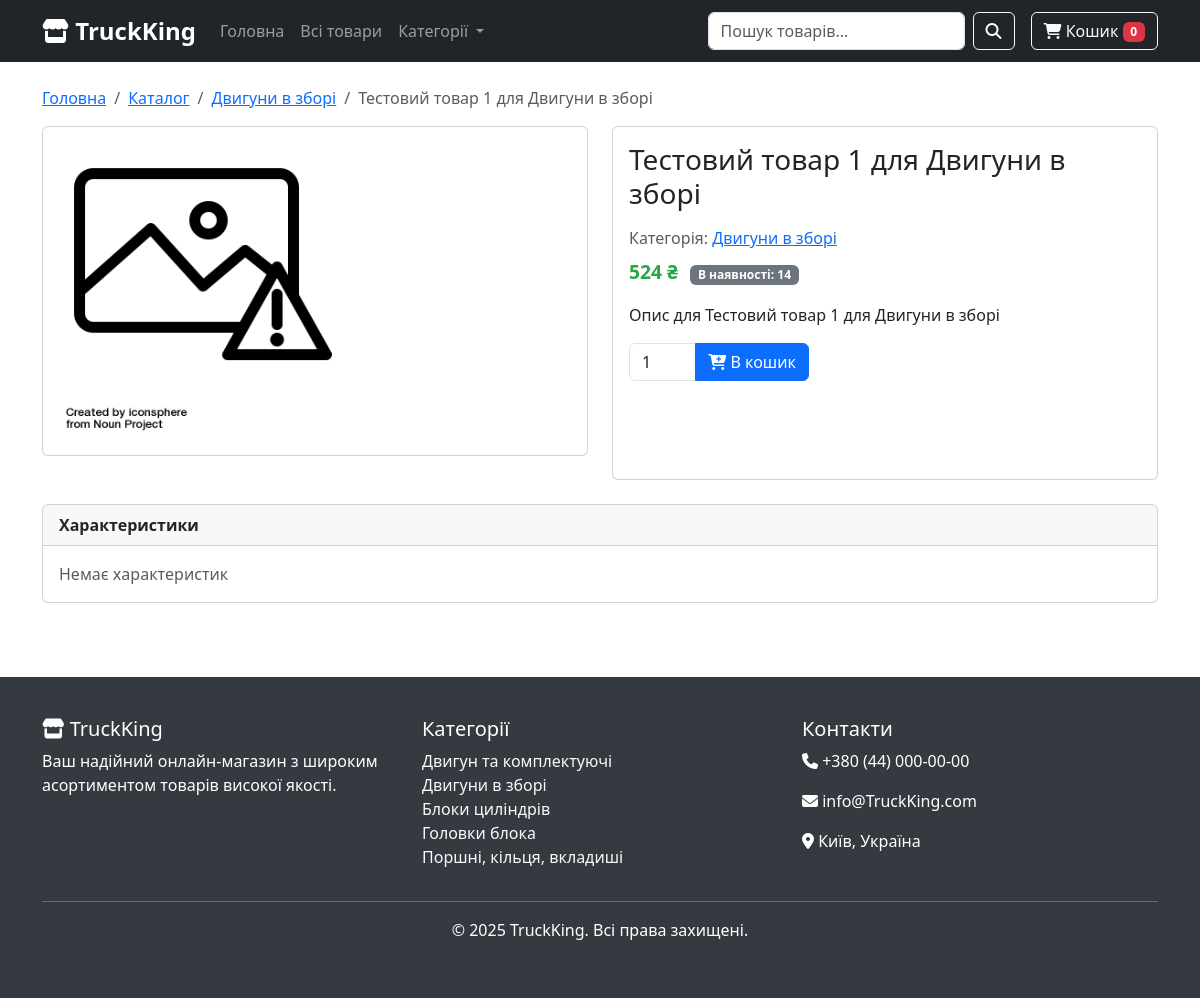
Page /product/1 on the committed database.
### tables this page shows
CREATE TABLE categories (
                id INTEGER PRIMARY KEY AUTOINCREMENT,
                name TEXT NOT NULL UNIQUE,
                slug TEXT UNIQUE NOT NULL,
                parent_slug TEXT,
                description TEXT
            );

CREATE TABLE products (
                id INTEGER PRIMARY KEY AUTOINCREMENT,
                name TEXT NOT NULL,
                price INTEGER NOT NULL,
                buyprice INTEGER NOT NULL,
                description TEXT,
                category_slug TEXT,
                stock_quantity INTEGER DEFAULT 0,
                created_at TIMESTAMP DEFAULT CURRENT_TIMESTAMP,
                FOREIGN KEY (category_slug) REFERENCES categories(slug)
            );

### app.py (the view)
@app.route("/product/<int:product_id>")
def product_detail(product_id):
    product_data = db.get_product_with_images(product_id)
    if not product_data or not product_data.get('product'):
        flash("Товар не знайдено", "error")
        return redirect(url_for('products'))
    return render_template("product_detail.html",
                           product=product_data['product'],
                           images=product_data['images'])

### app.py (called while the page is built)
def get_session_id():
    if 'session_id' not in session:
        session['session_id'] = str(uuid.uuid4())
    return session['session_id']

@app.context_processor
def inject_categories():
    return dict(categories=db.get_all_categories())

@app.context_processor
def inject_cart_count():
    session_id = get_session_id()
    cart_count = db.get_cart_count(session_id)
    return dict(cart_count=cart_count)

### data_module.py (called while the page is built)
def connect():
    return sqlite3.connect(DB_NAME)

def get_product_attributes(product_id):
    with connect() as conn:
        cur = conn.cursor()
        cur.execute('SELECT name, value FROM product_attributes WHERE product_id = ?', (product_id,))
        return cur.fetchall()

def get_all_categories():
    with connect() as conn:
        cur = conn.cursor()
        cur.execute('SELECT * FROM categories')
        return cur.fetchall()

def get_cart_count(session_id):
    with connect() as conn:
        cur = conn.cursor()
        cur.execute('SELECT SUM(quantity) FROM cart WHERE session_id = ?', (session_id,))
        result = cur.fetchone()
        return result[0] if result[0] else 0

### templates/product_detail.html (shortened to what this page needs)
{% extends "base.html" %}
{% block content %}
<div class="container py-4">
    <nav aria-label="breadcrumb">
        <ol class="breadcrumb">
            <li class="breadcrumb-item"><a href="{{ url_for('mainlink') }}">Головна</a></li>
            <li class="breadcrumb-item"><a href="{{ url_for('products_tree') }}">Каталог</a></li>
            {% if product.category_slug and product.category_name %}
            <li class="breadcrumb-item"><a href="{{ url_for('category_products_slug', slug=product.category_slug) }}">{{ product.category_name }}</a></li>
            {% endif %}
            <li class="breadcrumb-item active">{{ product.name }}</li>
        </ol>
    </nav>
    <div class="row">
        <div class="col-lg-6 mb-4">
            <div class="card">
                <div class="card-body p-0">
                    {% if images and images|length > 0 %}
                    <div id="productImagesCarousel" class="carousel slide" data-bs-ride="carousel">
                        <div class="carousel-inner">
                            {% for img in images %}
                            <div class="carousel-item {% if loop.index0 == 0 %}active{% endif %}">
                                <img src="{{ img.image_url }}" alt="Фото {{ loop.index }}" class="d-block w-100" style="max-height:320px;object-fit:contain;cursor:pointer;" data-bs-toggle="modal" data-bs-target="#imageModal" data-img="{{ img.image_url }}">
                            </div>
                            {% endfor %}
                        </div>
                        {% if images|length > 1 %}
                        <button class="carousel-control-prev" type="button" data-bs-target="#productImagesCarousel" data-bs-slide="prev">
                            <span class="carousel-control-prev-icon" aria-hidden="true"></span>
                            <span class="visually-hidden">Попереднє</span>
                        </button>
                        <button class="carousel-control-next" type="button" data-bs-target="#productImagesCarousel" data-bs-slide="next">
                            <span class="carousel-control-next-icon" aria-hidden="true"></span>
                            <span class="visually-hidden">Наступне</span>
                        </button>
                        {% endif %}
                    </div>
                    {% else %}
                    <img src="{{ product.image_url }}" alt="{{ product.name }}" class="img-fluid mb-2" style="max-height:320px;object-fit:contain;">
                    {% endif %}
                </div>
            </div>
        </div>
        <div class="col-lg-6">
            <div class="card h-100">
                <div class="card-body">
                    <h1 class="h3 mb-3">{{ product.name }}</h1>
                    {% if product.category_name %}
                    <p class="text-muted mb-2">
                        Категорія: <a href="{{ url_for('category_products_slug', slug=product.category_slug) }}">{{ product.category_name }}</a>
                    </p>
                    {% endif %}
                    <div class="mb-3">
                        <span class="price-tag">{{ product.price }} ₴</span>
                        <span class="badge bg-secondary ms-2">В наявності: {{ product.stock_quantity }}</span>
                    </div>
                    {% if product.description %}
                    <div class="mb-3">{{ product.description }}</div>
                    {% endif %}
                    <form class="add-to-cart-form">
                        <div class="input-group mb-3" style="max-width:180px;">
                            <input type="number" name="quantity" value="1" min="1" class="form-control">
                            <button type="submit" class="btn btn-primary"><i class="fas fa-cart-plus"></i> В кошик</button>
                        </div>
                    </form>
                </div>
            </div>
        </div>
    </div>
    <div class="row mt-4">
        <div class="col-12">
            <div class="card">
                <div class="card-header">
                    <b>Характеристики</b>
                </div>
                <div class="card-body">
                    {% if attributes and attributes|length > 0 %}
                        <ul class="mb-0">
                        {% for attr in attributes %}
                            <li>{{ attr }}</li>
                        {% endfor %}
                        </ul>
                    {% else %}
                        <span class="text-muted">Немає характеристик</span>
                    {% endif %}
                </div>
            </div>
        </div>
    </div>
</div>
{% endblock %}

### templates/base.html (shortened to what this page needs)
<!DOCTYPE html>
<html lang="uk">
<head>
    <link href="https://cdnjs.cloudflare.com/ajax/libs/bootstrap/5.3.0/css/bootstrap.min.css" rel="stylesheet">
    <link href="https://cdnjs.cloudflare.com/ajax/libs/font-awesome/6.4.0/css/all.min.css" rel="stylesheet">
</head>
<body>
    <nav class="navbar navbar-expand-lg navbar-dark bg-dark sticky-top">
        <div class="container">
            <a class="navbar-brand" href="{{ url_for('mainlink') }}">
                <i class="fas fa-store"></i> TruckKing
            </a>
            <div class="collapse navbar-collapse" id="navbarNav">
                <ul class="navbar-nav me-auto">
                    <li class="nav-item">
                        <a class="nav-link" href="{{ url_for('mainlink') }}">Головна</a>
                    </li>
                    <li class="nav-item">
                        <a class="nav-link" href="{{ url_for('products') }}">Всі товари</a>
                    </li>
                    <li class="nav-item dropdown">
                        <a class="nav-link dropdown-toggle" href="{{ url_for('products_tree') }}" role="button" data-bs-toggle="dropdown">
                            Категорії
                        </a>
                    </li>
                </ul>
                <form class="d-flex me-3" method="GET" action="{{ url_for('search') }}">
                    <input class="form-control me-2" type="search" name="q" placeholder="Пошук товарів..." aria-label="Search">
                    <button class="btn btn-outline-light" type="submit">
                        <i class="fas fa-search"></i>
                    </button>
                </form>
                <div class="d-flex">
                    <a href="{{ url_for('cart') }}" class="btn btn-outline-light">
                        <i class="fas fa-shopping-cart"></i> Кошик <span class="badge bg-danger">0</span>
                    </a>
                </div>
            </div>
        </div>
    </nav>
    <main>
        {% block content %}{% endblock %}
    </main>
    <footer class="footer">
        <div class="container">
            <div class="row">
                <div class="col-md-4">
                    <h5><i class="fas fa-store"></i> TruckKing</h5>
                    <p>Ваш надійний онлайн-магазин з широким асортиментом товарів високої якості.</p>
                </div>
                <div class="col-md-4">
                    <h5>Категорії</h5>
                    <ul class="list-unstyled">
                        {% if categories %}
                            {% for category in categories[:5] %}
                            <li><a href="{{ url_for('category_products_slug', slug=category[2]) }}" class="text-light text-decoration-none">{{ category[1] }}</a></li>
                            {% endfor %}
                        {% endif %}
                    </ul>
                </div>
                <div class="col-md-4">
                    <h5>Контакти</h5>
                    <p><i class="fas fa-phone"></i> +380 (44) 000-00-00</p>
                    <p><i class="fas fa-envelope"></i> info@TruckKing.com</p>
                    <p><i class="fas fa-map-marker-alt"></i> Київ, Україна</p>
                </div>
            </div>
            <hr>
            <div class="text-center">
                <p>&copy; 2025 TruckKing. Всі права захищені.</p>
            </div>
        </div>
    </footer>
</body>
</html>

### templates/base.html (style rules this page uses)
.navbar-brand { font-weight: bold; font-size: 1.5rem; }
.price-tag { font-size: 1.2rem; font-weight: bold; color: #28a745; }
.footer { background: #343a40; color: white; padding: 40px 0; margin-top: 50px; }

### rows in the picture
categories: category_name "Двигуни в зборі", name "Двигуни в зборі"
products: name "Тестовий товар 1 для Двигуни в зборі", price "524", stock_quantity "14", description "Опис для Тестовий товар 1 для Двигуни в зборі"
categories: name "Двигун та комплектуючі"
categories: name "Блоки циліндрів"
categories: name "Головки блока"
categories: name "Поршні, кільця, вкладиші"
